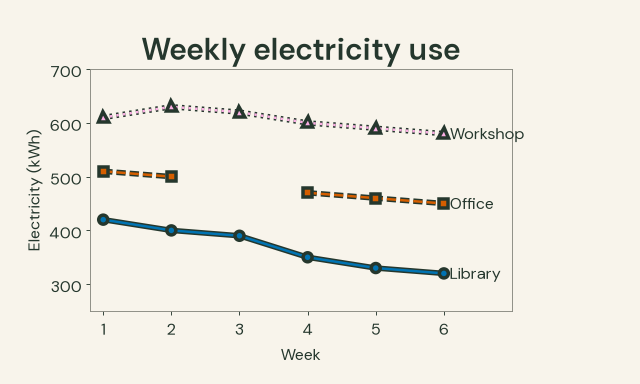

Write Python code to recreate this figure.
"""Illustrative weekly electricity readings; no external data download."""
import matplotlib.pyplot as plt
from plotfoundry import theme
from plotfoundry.matplotlib import context, line, style_axes, export

weeks = [1, 2, 3, 4, 5, 6]
readings = {
    "Library": [420, 400, 390, 350, 330, 320],
    "Office": [510, 500, None, 470, 460, 450],
    "Workshop": [610, 630, 620, 600, 590, 580],
}
config = theme("folio", mode="light", profile="reading")
with context(config):
    fig, ax = plt.subplots(figsize=(8, 4.8))
    fig.subplots_adjust(left=.14, right=.80, bottom=.19, top=.82)
    for building, kwh in readings.items():
        line(ax, weeks, kwh, config, domain=list(readings), category=building)
    ax.set(title="Weekly electricity use", xlabel="Week", ylabel="Electricity (kWh)",
           xlim=(.8, 7), ylim=(250, 700), xticks=weeks)
    style_axes(ax, config)
    export(fig, config, "python-electricity", dpi=80)
    plt.close(fig)
